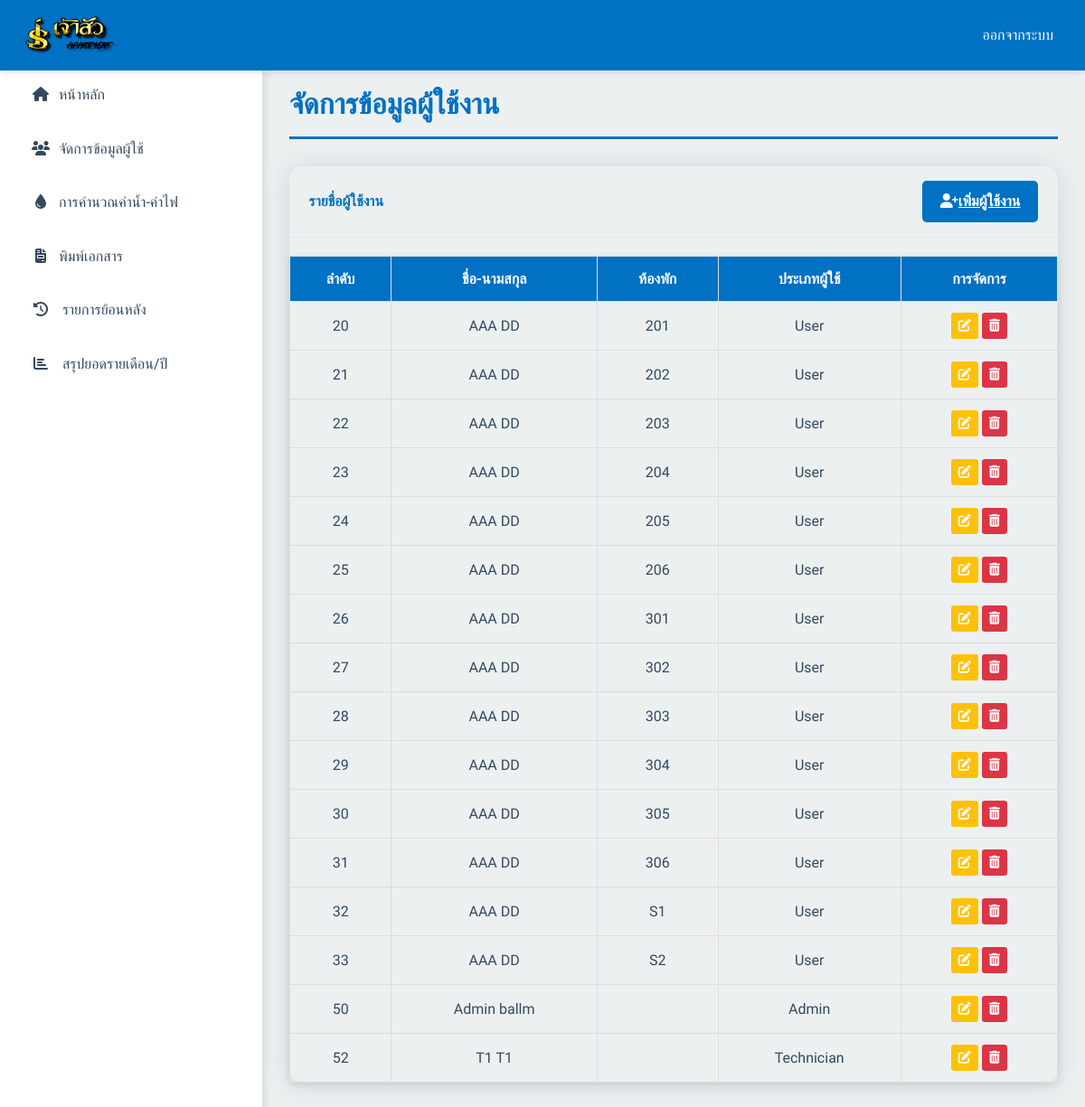
The page /Admin/crud.php (signed in) on the database its author committed.
### tables this page shows
CREATE TABLE `users` (
  `id` int(11) NOT NULL,
  `Room_number` varchar(20) DEFAULT NULL,
  `username` varchar(50) NOT NULL,
  `password` varchar(100) NOT NULL,
  `First_name` varchar(50) NOT NULL,
  `Last_name` varchar(50) NOT NULL,
  `timestamp` timestamp NOT NULL DEFAULT current_timestamp(),
  `date_record` date DEFAULT NULL,
  `type_id` int(11) DEFAULT NULL,
  `urole` varchar(20) DEFAULT NULL,
  `water_was` int(11) DEFAULT NULL
);

### Admin/crud.php (the view, shortened to what this page needs)
<?php
require_once '../config.php';
function readUsers() {
    global $conn;
    $sql = "SELECT id, First_name, Last_name, Room_number, urole FROM users ORDER BY id";
    return $conn->query($sql);
}
function getUserRoleText($urole) {
    switch ($urole) {
        case '1':
            return 'Admin';
        case '2':
            return 'Technician';
        case '3':
            return 'User';
    }
}
$users = readUsers();
?>
<!DOCTYPE html>
<html lang="th">
<head>
    <link href="https://cdnjs.cloudflare.com/ajax/libs/font-awesome/6.4.0/css/all.min.css" rel="stylesheet">
    <link rel="stylesheet" href="crud.css">
</head>
<body>
    <nav class="navbar">
    <img src="http://localhost/Apartment_V3/Admin/Ap.png" alt="เจ้าสัว Apartment Logo" class="logo-navbar">
        <div class="navbar-menu">
            <a href="logout.php">ออกจากระบบ</a>
        </div>
    </nav>
    <div class="container">
        <aside class="sidebar">
            <div class="sidebar-menu">
                <a href="index.php"><i class="fas fa-home"></i>หน้าหลัก</a>
                <a href="crud.php"><i class="fas fa-users"></i>จัดการข้อมูลผู้ใช้</a>
                <a href="total.php"><i class="fas fa-tint"></i>การคำนวณค่าน้ำ-ค่าไฟ</a>
                <a href="bill.php"><i class="fas fa-file-invoice"></i>พิมพ์เอกสาร</a>
                <a href="bill_back.php"><i class="fas fa-history"></i> รายการย้อนหลัง</a>
                <a href="summary.php.php"><i class="fas fa-chart-bar"></i> สรุปยอดรายเดือน/ปี</a>
            </div>
        </aside>
        <main class="content">
            <h1>จัดการข้อมูลผู้ใช้งาน</h1>
            <div class="card">
                <div class="card-header d-flex justify-content-between align-items-center">
                    <span>รายชื่อผู้ใช้งาน</span>
                    <a href="create_user.php" class="btn btn-primary btn-sm">
                        <i class="fas fa-user-plus me-2"></i>เพิ่มผู้ใช้งาน
                    </a>
                </div>
                <div class="card-body">
                        <table class="table table-bordered table-hover table-center">
                            <thead>
                                <tr>
                                    <th>ลำดับ</th>
                                    <th>ชื่อ-นามสกุล</th>
                                    <th>ห้องพัก</th>
                                    <th>ประเภทผู้ใช้</th>
                                    <th>การจัดการ</th>
                                </tr>
                            </thead>
                            <tbody>
                                <?php
                                if ($users->num_rows > 0) {
                                    while ($user = $users->fetch_assoc()) {
                                        echo "<tr>";
                                        echo "<td>" . htmlspecialchars($user['id']) . "</td>";
                                        echo "<td>" . htmlspecialchars($user['First_name'] . ' ' . $user['Last_name']) . "</td>";
                                        echo "<td>" . htmlspecialchars($user['Room_number']) . "</td>";
                                        echo "<td>" . htmlspecialchars(getUserRoleText($user['urole'])) . "</td>";
                                        echo "<td>
                                                <a href='edit_user.php?id=" . htmlspecialchars($user['id']) . "' class='btn btn-warning btn-action' title='แก้ไข'><i class='fas fa-edit'></i></a>
                                                <a href='delete_user.php?id=" . htmlspecialchars($user['id']) . "' class='btn btn-danger btn-action' title='ลบ' onclick='return confirm(\"คุณแน่ใจหรือไม่ที่จะลบผู้ใช้งานนี้?\")'><i class='fas fa-trash-alt'></i></a>
                                              </td>";
                                        echo "</tr>";
                                    }
                                } else {
                                    echo "<tr><td colspan='5' class='text-center'>ไม่พบข้อมูลผู้ใช้งาน</td></tr>";
                                }
                                ?>
                            </tbody>
                        </table>
                    </div>
                </div>
            </div>
</body>
</html>

### Admin/crud.css (style rules this page uses)
:root { --primary-color: #0071C3; --secondary-color: #2980b9; --background-color: #ecf0f1; --text-color: #34495e; --hover-color: #e8f4f8; --sidebar-width: 250px; }
* { margin: 0; padding: 0; }
body { font-family: 'Prompt', sans-serif; background-color: var(--background-color); color: var(--text-color); line-height: 1.6; }
.navbar { background-color: var(--primary-color); color: white; padding: 15px 20px; position: fixed; width: 100%; top: 0; z-index: 1000; box-shadow: 0 2px 10px rgba(0,0,0,0.1); display: flex; justify-content: space-between; align-items: center; box-sizing: border-box; }
.navbar-menu a { color: white; text-decoration: none; padding: 8px 15px; border-radius: 4px; transition: background-color 0.3s, transform 0.2s; }
.container { display: flex; margin-top: 60px; min-height: calc(100vh - 60px); }
.sidebar { width: var(--sidebar-width); background-color: #fff; padding: 20px; box-shadow: 2px 0 10px rgba(0,0,0,0.1); transition: transform 0.3s ease-in-out; }
.sidebar-menu a { display: block; color: var(--text-color); padding: 12px 15px; text-decoration: none; transition: all 0.3s; border-radius: 8px; margin-bottom: 10px; }
.sidebar-menu i { margin-right: 10px; width: 20px; text-align: center; }
.content { flex-grow: 1; padding: 30px; overflow-y: auto; }
.content h1 { color: var(--primary-color); margin-bottom: 30px; font-size: 2em; border-bottom: 3px solid var(--primary-color); padding-bottom: 10px; }
.card { border: none; border-radius: 15px; box-shadow: 0 0.15rem 1.75rem 0 rgba(58, 59, 69, 0.15); margin-bottom: 20px; }
.card-header { background-color: var(--card-bg); border-bottom: 1px solid #e3e6f0; padding: 1rem 1.35rem; font-weight: bold; color: var(--primary-color); display: flex; justify-content: space-between; align-items: center; }
.card-header .btn-primary { background-color: var(--primary-color); border: none; color: #ffffff; padding: 10px 20px; border-radius: 5px; font-size: 1rem; text-transform: uppercase; font-weight: 600; transition: background-color 0.3s, box-shadow 0.3s; }
.btn-primary { background-color: var(--primary-color); border: none; }
.table { width: 100%; border-collapse: collapse; margin: 20px 0; box-shadow: 0 2px 8px rgba(0,0,0,0.1); }
.table thead th { background-color: var(--primary-color); color: white; padding: 12px; }
.table-center th, .table-center td { text-align: center; vertical-align: middle; }
.table td, .table th { border: 1px solid #ddd; padding: 12px; }
.btn-warning { background-color: #ffc107; border: none; color: #fff; }
.btn-danger { background-color: #dc3545; border: none; color: #fff; }
.btn-action { padding: 0.25rem 0.5rem; font-size: 0.875rem; line-height: 1.5; border-radius: 0.2rem; text-align: center; display: inline-block; }
.logo-navbar { width: 115px; height: auto; max-width: 100%; }

### rows shown on the page
users: id "20", First_name+Last_name "AAA DD", Room_number "201", urole "User"
users: id "21", First_name+Last_name "AAA DD", Room_number "202", urole "User"
users: id "22", First_name+Last_name "AAA DD", Room_number "203", urole "User"
users: id "23", First_name+Last_name "AAA DD", Room_number "204", urole "User"
users: id "24", First_name+Last_name "AAA DD", Room_number "205", urole "User"
users: id "25", First_name+Last_name "AAA DD", Room_number "206", urole "User"
users: id "26", First_name+Last_name "AAA DD", Room_number "301", urole "User"
users: id "27", First_name+Last_name "AAA DD", Room_number "302", urole "User"
users: id "28", First_name+Last_name "AAA DD", Room_number "303", urole "User"
users: id "29", First_name+Last_name "AAA DD", Room_number "304", urole "User"
users: id "30", First_name+Last_name "AAA DD", Room_number "305", urole "User"
users: id "31", First_name+Last_name "AAA DD", Room_number "306", urole "User"
users: id "32", First_name+Last_name "AAA DD", Room_number "S1", urole "User"
users: id "33", First_name+Last_name "AAA DD", Room_number "S2", urole "User"
users: id "50", First_name+Last_name "Admin ballm", urole "Admin"
users: id "52", First_name+Last_name "T1 T1", urole "Technician"
